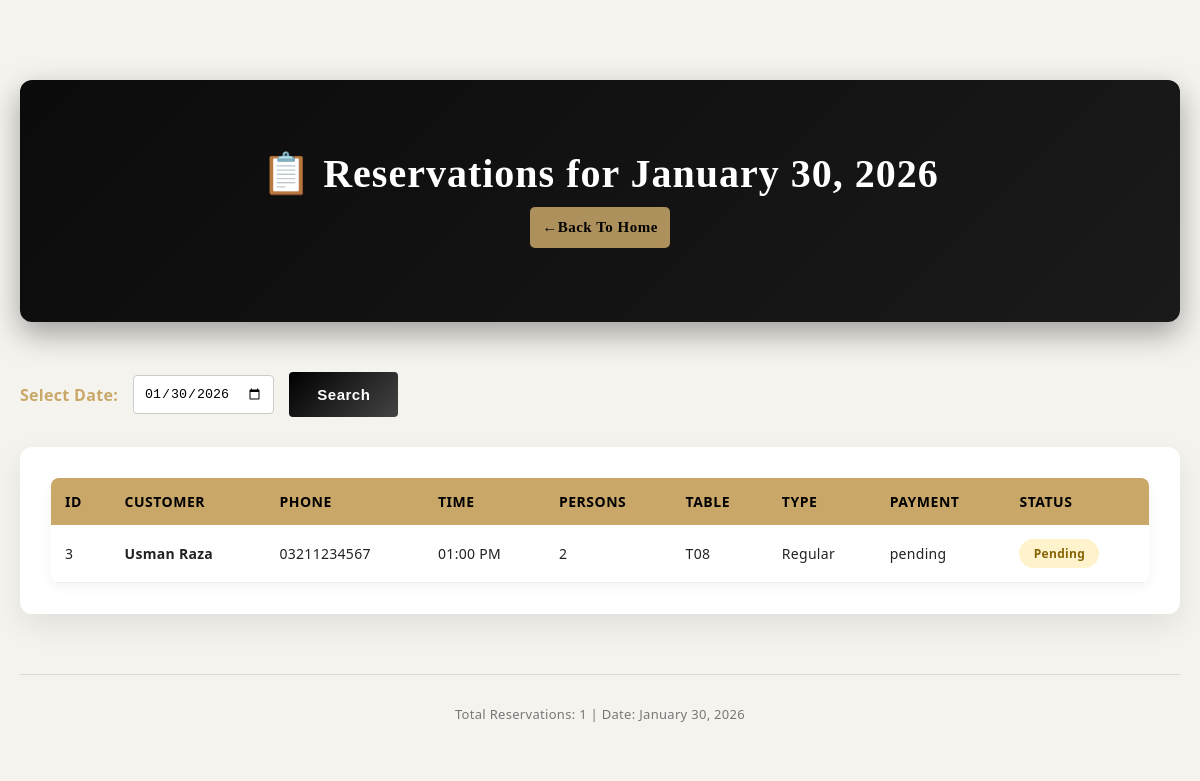
/view_reservations.php?date=2026-01-30, run on the app's committed database.
### tables this page shows
CREATE TABLE IF NOT EXISTS reservations (
    reservation_id INT PRIMARY KEY AUTO_INCREMENT,
    customer_name VARCHAR(100) NOT NULL,
    phone VARCHAR(15) NOT NULL,
    email VARCHAR(100),
    booking_date TIMESTAMP DEFAULT CURRENT_TIMESTAMP,
    visit_date DATE NOT NULL,
    visit_time TIME NOT NULL,
    number_of_persons INT NOT NULL,
    table_no VARCHAR(10) NOT NULL,
    table_type VARCHAR(20) NOT NULL,
    occasion VARCHAR(50),
    special_request TEXT,
    advance_paid DECIMAL(10,2) DEFAULT 0,
    payment_status ENUM('pending', 'paid', 'partial') DEFAULT 'pending',
    booking_source VARCHAR(50),
    status ENUM('pending', 'confirmed', 'cancelled', 'seated') DEFAULT 'pending',
    cancelled_reason TEXT,
    notes TEXT,
    created_by VARCHAR(50)
);

### view_reservations.php (the view, shortened to what this page needs)
<?php
$selected_date = $_GET['date'] ?? date('Y-m-d');
$reservations = [];
$sql = "SELECT * FROM reservations WHERE visit_date = ? ORDER BY visit_time";
$stmt = mysqli_prepare($conn, $sql);
mysqli_stmt_bind_param($stmt, "s", $selected_date);
mysqli_stmt_execute($stmt);
$result = mysqli_stmt_get_result($stmt);
while ($row = mysqli_fetch_assoc($result)) {
    $reservations[] = $row;
}
?>
<!DOCTYPE html>
<html lang="en">
<head>
    <link rel="stylesheet" href="style.css">
</head>
<body>
    <div class="container">
        <div class="header">
            <h1>
                📋 Reservations for <?php
                    echo date('F j, Y', strtotime($selected_date));
                ?>
            </h1>
            <p><a href="index.php" class="action-btn">←Back To Home</a></p>
        </div>
        <div class="date-filter">
            <form method="GET" action="">
                <label for="date" style="color: #c9a769; font-weight: bold;">
                    Select Date:
                </label>
                <input type="date" id="date" name="date"
                       value="<?php echo $selected_date; ?>">
                <button type="submit" class="search-btn">Search</button>
            </form>
        </div>
        <div class="reservations-table">
            <?php if (empty($reservations)): ?>
                <div style="padding: 40px; text-align: center; color: #666;">
                    <h3>No reservations found for this date.</h3>
                </div>
            <?php else: ?>
                <table>
                    <thead>
                        <tr>
                            <th>ID</th>
                            <th>Customer</th>
                            <th>Phone</th>
                            <th>Time</th>
                            <th>Persons</th>
                            <th>Table</th>
                            <th>Type</th>
                            <th>Payment</th>
                            <th>Status</th>
                        </tr>
                    </thead>
                    <tbody>
                        <?php foreach ($reservations as $reservation): ?>
                        <tr>
                            <td><?php echo $reservation['reservation_id']; ?></td>
                            <td>
                                <strong>
                                    <?php echo htmlspecialchars($reservation['customer_name']); ?>
                                </strong>
                            </td>
                            <td><?php echo htmlspecialchars($reservation['phone']); ?></td>
                            <td>
                                <?php
                                    echo date('h:i A', strtotime($reservation['visit_time']));
                                ?>
                            </td>
                            <td><?php echo $reservation['number_of_persons']; ?></td>
                            <td><?php echo $reservation['table_no']; ?></td>
                            <td><?php echo $reservation['table_type']; ?></td>
                            <td><?php echo $reservation['payment_status']; ?></td>
                            <td>
                                <span class="status <?php echo $reservation['status']; ?>">
                                    <?php echo ucfirst($reservation['status']); ?>
                                </span>
                            </td>
                        </tr>
                        <?php endforeach; ?>
                    </tbody>
                </table>
            <?php endif; ?>
        </div>
        <div class="footer">
            <p>
                Total Reservations: <?php
                    echo count($reservations);
                ?> |
                Date: <?php
                    echo date('F j, Y', strtotime($selected_date));
                ?>
            </p>
        </div>
    </div>
</body>
</html>

### style.css (style rules this page uses)
:root { --primary-dark: #1c1c1c; --secondary-dark: #2a2a2a; --gold-accent: #c9a769; --gold-accent-2: #c9a24d; --light-bg: #f5f3ee; --text-muted: #777; --white: #ffffff; --success-green: #d4edda; --success-text: #155724; --warning-yellow: #fff3cd; --warning-text: #856404; --danger-red: #f8d7da; --danger-text: #721c24; }
* { margin: 0; padding: 0; box-sizing: border-box; }
body { font-family: "Poppins", "Segoe UI", sans-serif; background-color: var(--light-bg); color: #222; letter-spacing: 0.3px; min-height: 100vh; }
.container { max-width: 1200px; margin: 60px auto; padding: 20px; }
.form-container, .project-info, .reservations-table, .customer-list-container, .settings-container, .login-container, .card, .stat-card { background: rgba(255, 255, 255, 0.95); backdrop-filter: blur(6px); border-radius: 12px; padding: 30px; box-shadow: 0 12px 30px rgba(0, 0, 0, 0.08); border: 1px solid rgba(255, 255, 255, 0.2); }
.header { position: relative; padding: 70px 30px; margin-bottom: 50px; text-align: center; background: linear-gradient(135deg, #0b0b0b, #1a1a1a); color: var(--white); border-radius: 12px; box-shadow: 0 12px 30px rgba(0, 0, 0, 0.35); font-family: "Playfair Display", serif; letter-spacing: 1px; overflow: hidden; }
.header::before { content: ""; position: absolute; top: 0; left: -120%; width: 60%; height: 100%; background: rgba(255, 255, 255, 0.08); transform: skewX(-90deg); }
.header h1 { position: relative; z-index: 1; font-size: clamp(28px, 4vw, 40px); font-weight: 600; margin-bottom: 10px; transition: color 0.3s ease, transform 0.3s ease; }
.header p { position: relative; z-index: 1; font-size: 15px; opacity: 0.85; letter-spacing: 0.5px; }
.btn-submit, .search-btn, .action-btn, .nav-btn { display: inline-block; padding: 14px 28px; background: linear-gradient(135deg, #000, #444); color: var(--white); font-size: 15px; font-weight: 600; border: none; border-radius: 4px; cursor: pointer; text-decoration: none; text-align: center; letter-spacing: 0.5px; transition: all 0.3s ease; position: relative; overflow: hidden; }
.btn-submit::after, .action-btn::after { content: ""; position: absolute; top: 0; left: -100%; width: 50%; height: 100%; background: rgba(255, 255, 255, 0.3); transform: skewX(-20deg); }
.action-btn { background: var(--gold-accent); color: #000; padding: 12px; border: none; border-radius: 5px; text-decoration: none; text-align: center; font-weight: bold; transition: all 0.3s ease; }
.reservations-table table, .customer-list-container table { width: 100%; border-collapse: collapse; background: var(--white); border-radius: 8px; overflow: hidden; box-shadow: 0 4px 12px rgba(0, 0, 0, 0.05); }
.reservations-table th, .customer-list-container th { background-color: var(--gold-accent); color: #000; padding: 14px; font-size: 14px; text-align: left; font-weight: 600; text-transform: uppercase; letter-spacing: 0.5px; }
.reservations-table td, .customer-list-container td { padding: 14px; font-size: 14px; border-bottom: 1px solid #eee; }
.status { padding: 6px 12px; border-radius: 20px; font-size: 12px; font-weight: 600; display: inline-block; min-width: 80px; text-align: center; }
.status.pending { background-color: var(--warning-yellow); color: var(--warning-text); }
.date-filter { display: flex; gap: 15px; margin-bottom: 30px; align-items: center; flex-wrap: wrap; }
.date-filter form { display: flex; gap: 15px; align-items: center; }
.date-filter label { color: var(--gold-accent); font-weight: bold; white-space: nowrap; }
.date-filter input[type="date"] { padding: 10px; border: 1px solid #ccc; border-radius: 4px; background: var(--white); }
.footer { text-align: center; padding: 30px 0; font-size: 13px; color: var(--text-muted); margin-top: 60px; border-top: 1px solid rgba(0, 0, 0, 0.1); }
.form-container, .project-info, .reservations-table, .customer-list-container, .settings-container, .login-container { animation: fadeIn 0.5s ease-out; }

### data on the page
reservations: reservation_id "3", customer_name "Usman Raza", phone "03211234567", visit_time "01:00 PM", number_of_persons "2", table_no "T08", table_type "Regular", payment_status "pending", status "Pending"

### other printed values
count($reservations) "1"
